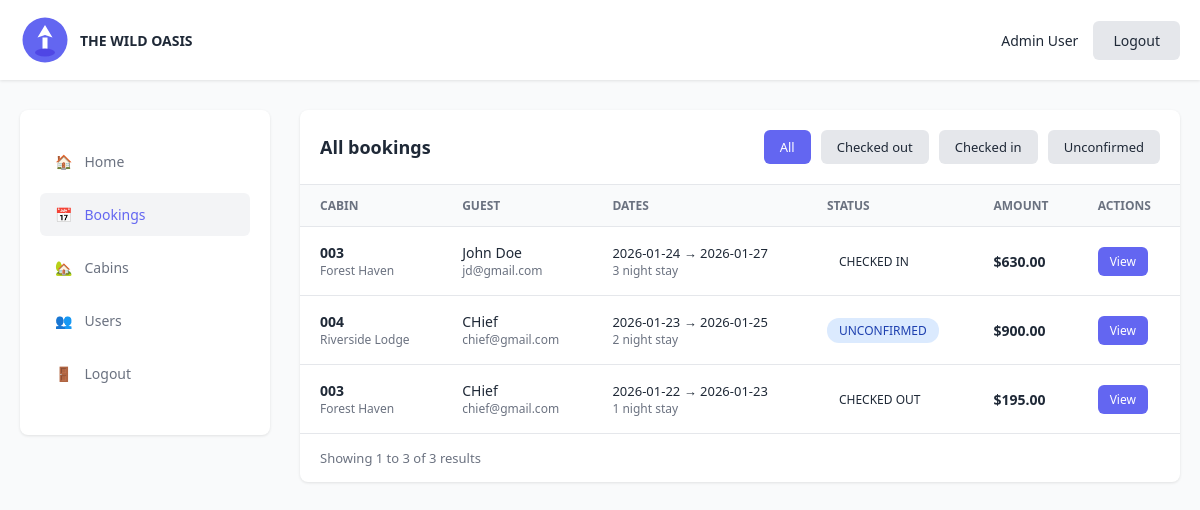
Screenshot of /admin/bookings (signed in) with the database file from the repository.
### tables this page shows
CREATE TABLE bookings (
    id INTEGER PRIMARY KEY AUTOINCREMENT,
    user_id INTEGER NOT NULL,
    cabin_id INTEGER NOT NULL,
    check_in DATE NOT NULL,
    check_out DATE NOT NULL,
    num_nights INTEGER NOT NULL,
    num_guests INTEGER NOT NULL,
    observations TEXT,
    breakfast_included BOOLEAN DEFAULT 0,
    total_price REAL NOT NULL,
    status TEXT NOT NULL DEFAULT 'unconfirmed', -- 'unconfirmed', 'checked_in', 'checked_out', 'cancelled'
    created_at TIMESTAMP DEFAULT CURRENT_TIMESTAMP,
    FOREIGN KEY (user_id) REFERENCES users (id),
    FOREIGN KEY (cabin_id) REFERENCES cabins (id)
);

CREATE TABLE cabins (
    id INTEGER PRIMARY KEY AUTOINCREMENT,
    name TEXT NOT NULL,
    cabin_number TEXT UNIQUE NOT NULL,
    capacity INTEGER NOT NULL,
    price_per_night REAL NOT NULL,
    description TEXT,
    amenities TEXT,
    image_url TEXT,
    created_at TIMESTAMP DEFAULT CURRENT_TIMESTAMP
);

CREATE TABLE users (
    id INTEGER PRIMARY KEY AUTOINCREMENT,
    name TEXT NOT NULL,
    email TEXT UNIQUE NOT NULL,
    password TEXT NOT NULL,
    phone TEXT,
    national_id TEXT,
    role TEXT NOT NULL DEFAULT 'client', -- 'client' or 'admin'
    created_at TIMESTAMP DEFAULT CURRENT_TIMESTAMP
);

### app.py (the view)
@app.route('/admin/bookings')
@admin_required
def admin_bookings():
    db = get_db()
    status_filter = request.args.get('status', 'all')
    query = '''
        SELECT b.*, c.name as cabin_name, c.cabin_number,
               u.name as guest_name, u.email as guest_email
        FROM bookings b
        JOIN cabins c ON b.cabin_id = c.id
        JOIN users u ON b.user_id = u.id
    '''
    if status_filter != 'all':
        query += ' WHERE b.status = ?'
        bookings = db.execute(query + ' ORDER BY b.created_at DESC', (status_filter,)).fetchall()
    else:
        bookings = db.execute(query + ' ORDER BY b.created_at DESC').fetchall()
    return render_template('admin_bookings.html', bookings=bookings, status_filter=status_filter)

### app.py (called while the page is built)
def get_db():
    db = sqlite3.connect(DATABASE)
    db.row_factory = sqlite3.Row
    return db

def admin_required(f):
    @wraps(f)
    def decorated_function(*args, **kwargs):
        if 'user_id' not in session or session.get('role') != 'admin':
            flash('Access denied. Admin privileges required.')
            return redirect(url_for('login'))
        return f(*args, **kwargs)
    return decorated_function

### templates/admin_bookings.html
{% extends "base.html" %}
{% block content %}
<div class="layout">
    <aside class="sidebar">
        <ul class="sidebar-menu">
            <li><a href="{{ url_for('admin_dashboard') }}">
                <span>🏠</span> Home
            </a></li>
            <li><a href="{{ url_for('admin_bookings') }}" class="active">
                <span>📅</span> Bookings
            </a></li>
            <li><a href="{{ url_for('admin_cabins') }}">
                <span>🏡</span> Cabins
            </a></li>
            <li><a href="{{ url_for('admin_users') }}">
                <span>👥</span> Users
            </a></li>
            <li><a href="{{ url_for('logout') }}">
                <span>🚪</span> Logout
            </a></li>
        </ul>
    </aside>
    <main class="main-content">
        <div class="table-container">
            <div class="table-header">
                <h2>All bookings</h2>
                <div style="display: flex; gap: 10px;">
                    <a href="{{ url_for('admin_bookings', status='all') }}" class="btn btn-{{ 'primary' if status_filter == 'all' else 'secondary' }}" style="padding: 8px 16px; font-size: 13px;">All</a>
                    <a href="{{ url_for('admin_bookings', status='checked_out') }}" class="btn btn-{{ 'primary' if status_filter == 'checked_out' else 'secondary' }}" style="padding: 8px 16px; font-size: 13px;">Checked out</a>
                    <a href="{{ url_for('admin_bookings', status='checked_in') }}" class="btn btn-{{ 'primary' if status_filter == 'checked_in' else 'secondary' }}" style="padding: 8px 16px; font-size: 13px;">Checked in</a>
                    <a href="{{ url_for('admin_bookings', status='unconfirmed') }}" class="btn btn-{{ 'primary' if status_filter == 'unconfirmed' else 'secondary' }}" style="padding: 8px 16px; font-size: 13px;">Unconfirmed</a>
                </div>
            </div>
            {% if bookings %}
            <table>
                <thead>
                    <tr>
                        <th>CABIN</th>
                        <th>GUEST</th>
                        <th>DATES</th>
                        <th>STATUS</th>
                        <th>AMOUNT</th>
                        <th>ACTIONS</th>
                    </tr>
                </thead>
                <tbody>
                    {% for booking in bookings %}
                    <tr>
                        <td>
                            <div style="font-weight: 600;">{{ booking['cabin_number'] }}</div>
                            <div style="font-size: 12px; color: #6b7280;">{{ booking['cabin_name'] }}</div>
                        </td>
                        <td>
                            <div>{{ booking['guest_name'] }}</div>
                            <div style="font-size: 12px; color: #6b7280;">{{ booking['guest_email'] }}</div>
                        </td>
                        <td>
                            <div style="font-size: 13px;">
                                {% set check_in_date = booking['check_in'].split()[0] if ' ' in booking['check_in'] else booking['check_in'] %}
                                {% set check_out_date = booking['check_out'].split()[0] if ' ' in booking['check_out'] else booking['check_out'] %}
                                {{ check_in_date }} → {{ check_out_date }}
                            </div>
                            <div style="font-size: 12px; color: #6b7280;">{{ booking['num_nights'] }} night stay</div>
                        </td>
                        <td>
                            <span class="badge badge-{{ booking['status'] }}">
                                {{ booking['status'].replace('_', ' ').upper() }}
                            </span>
                        </td>
                        <td style="font-weight: 600;">${{ "%.2f"|format(booking['total_price']) }}</td>
                        <td>
                            <a href="{{ url_for('admin_booking_detail', booking_id=booking['id']) }}" class="btn btn-primary" style="padding: 6px 12px; font-size: 12px;">View</a>
                        </td>
                    </tr>
                    {% endfor %}
                </tbody>
            </table>
            <div style="padding: 15px 20px; border-top: 1px solid #e5e7eb; font-size: 13px; color: #6b7280;">
                Showing 1 to {{ bookings|length }} of {{ bookings|length }} results
            </div>
            {% else %}
            <div style="padding: 40px; text-align: center; color: #6b7280;">
                No bookings found
            </div>
            {% endif %}
        </div>
    </main>
</div>
{% endblock %}

### templates/base.html (style rules this page uses)
* { margin: 0; padding: 0; box-sizing: border-box; }
body { font-family: 'Segoe UI', Tahoma, Geneva, Verdana, sans-serif; background-color: #f9fafb; color: #1f2937; }
.btn { padding: 10px 20px; border: none; border-radius: 6px; font-size: 14px; cursor: pointer; text-decoration: none; display: inline-block; transition: all 0.2s; }
.btn-primary { background-color: #6366f1; color: white; }
.btn-secondary { background-color: #e5e7eb; color: #1f2937; }
.layout { display: flex; gap: 30px; max-width: 1200px; margin: 0 auto; padding: 0 20px; }
.sidebar { width: 250px; background-color: #ffffff; padding: 30px 20px; border-radius: 8px; box-shadow: 0 1px 3px rgba(0, 0, 0, 0.1); height: fit-content; }
.sidebar-menu { list-style: none; }
.sidebar-menu li { margin-bottom: 10px; }
.sidebar-menu a { display: flex; align-items: center; gap: 12px; padding: 12px 15px; color: #6b7280; text-decoration: none; border-radius: 6px; transition: all 0.2s; font-size: 14px; }
.sidebar-menu a:hover, .sidebar-menu a.active { background-color: #f3f4f6; color: #6366f1; }
.main-content { flex: 1; }
.table-container { background-color: #ffffff; border-radius: 8px; box-shadow: 0 1px 3px rgba(0, 0, 0, 0.1); overflow: hidden; margin-bottom: 30px; }
.table-header { padding: 20px; border-bottom: 1px solid #e5e7eb; display: flex; justify-content: space-between; align-items: center; }
.table-header h2 { font-size: 18px; font-weight: 600; color: #1f2937; }
table { width: 100%; border-collapse: collapse; }
thead { background-color: #f9fafb; }
th { padding: 12px 20px; text-align: left; font-size: 12px; font-weight: 600; color: #6b7280; text-transform: uppercase; }
td { padding: 16px 20px; border-top: 1px solid #e5e7eb; font-size: 14px; color: #1f2937; }
.badge { padding: 4px 12px; border-radius: 12px; font-size: 12px; font-weight: 500; display: inline-block; }
.badge-unconfirmed { background-color: #dbeafe; color: #1e40af; }

### rows the page displays
bookings: cabin_number "003", cabin_name "Forest Haven", guest_name "John Doe", guest_email "jd@gmail.com", check_in "2026-01-24", check_out "2026-01-27", num_nights "3", status.replace "CHECKED IN", total_price "630.00"
bookings: cabin_number "004", cabin_name "Riverside Lodge", guest_name "CHief", guest_email "chief@gmail.com", check_in "2026-01-23", check_out "2026-01-25", num_nights "2", status.replace "UNCONFIRMED", total_price "900.00"
bookings: cabin_number "003", cabin_name "Forest Haven", guest_name "CHief", guest_email "chief@gmail.com", check_in "2026-01-22", check_out "2026-01-23", num_nights "1", status.replace "CHECKED OUT", total_price "195.00"

### other values shown
{{ session.name }} "Admin User"
{{ bookings|length }} "3"
